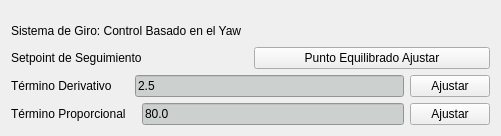
        <widget class="QWidget" name="layoutWidget">
         <property name="geometry">
          <rect>
           <x>650</x>
           <y>20</y>
           <width>501</width>
           <height>113</height>
          </rect>
         </property>
         <layout class="QVBoxLayout" name="verticalLayout_26">
          <item>
           <widget class="QLabel" name="IR_1_label_20">
            <property name="minimumSize">
             <size>
              <width>0</width>
              <height>30</height>
             </size>
            </property>
            <property name="maximumSize">
             <size>
              <width>16777215</width>
              <height>20</height>
             </size>
            </property>
            <property name="text">
             <string>Sistema de Giro: Control Basado en el Yaw</string>
            </property>
           </widget>
          </item>
          <item>
           <layout class="QHBoxLayout" name="horizontalLayout_34">
            <item>
             <widget class="QLabel" name="IR_1_label_21">
              <property name="maximumSize">
               <size>
                <width>16777215</width>
                <height>20</height>
               </size>
              </property>
              <property name="text">
               <string>Setpoint de Seguimiento</string>
              </property>
             </widget>
            </item>
            <item>
             <widget class="QPushButton" name="SP_yaw_pushButton">
              <property name="text">
               <string>Punto Equilibrado Ajustar</string>
              </property>
             </widget>
            </item>
           </layout>
          </item>
          <item>
           <layout class="QHBoxLayout" name="horizontalLayout_35">
            <item>
             <widget class="QLabel" name="IR_1_label_22">
              <property name="maximumSize">
               <size>
                <width>16777215</width>
                <height>20</height>
               </size>
              </property>
              <property name="text">
               <string>Término Derivativo     </string>
              </property>
             </widget>
            </item>
            <item>
             <widget class="QLineEdit" name="Kd_yaw_LineEdit">
              <property name="palette">
               <palette>
                <active>
                 <colorrole role="WindowText">
                  <brush brushstyle="SolidPattern">
                   <color alpha="255">
                    <red>0</red>
                    <green>0</green>
                    <blue>0</blue>
                   </color>
                  </brush>
                 </colorrole>
                 <colorrole role="Button">
                  <brush brushstyle="SolidPattern">
                   <color alpha="255">
                    <red>204</red>
                    <green>208</green>
                    <blue>207</blue>
                   </color>
                  </brush>
                 </colorrole>
                 <colorrole role="Text">
                  <brush brushstyle="SolidPattern">
                   <color alpha="255">
                    <red>0</red>
                    <green>0</green>
                    <blue>0</blue>
                   </color>
                  </brush>
                 </colorrole>
                 <colorrole role="ButtonText">
                  <brush brushstyle="SolidPattern">
                   <color alpha="255">
                    <red>0</red>
                    <green>0</green>
                    <blue>0</blue>
                   </color>
                  </brush>
                 </colorrole>
                 <colorrole role="Base">
                  <brush brushstyle="SolidPattern">
                   <color alpha="255">
                    <red>204</red>
                    <green>208</green>
                    <blue>207</blue>
                   </color>
                  </brush>
                 </colorrole>
                 <colorrole role="Window">
                  <brush brushstyle="SolidPattern">
                   <color alpha="255">
                    <red>204</red>
                    <green>208</green>
                    <blue>207</blue>
                   </color>
                  </brush>
                 </colorrole>
                 <colorrole role="PlaceholderText">
                  <brush brushstyle="SolidPattern">
                   <color alpha="128">
                    <red>0</red>
                    <green>0</green>
                    <blue>0</blue>
                   </color>
                  </brush>
                 </colorrole>
                </active>
                <inactive>
                 <colorrole role="WindowText">
                  <brush brushstyle="SolidPattern">
                   <color alpha="255">
                    <red>0</red>
                    <green>0</green>
                    <blue>0</blue>
                   </color>
                  </brush>
                 </colorrole>
                 <colorrole role="Button">
                  <brush brushstyle="SolidPattern">
                   <color alpha="255">
                    <red>204</red>
                    <green>208</green>
                    <blue>207</blue>
                   </color>
                  </brush>
                 </colorrole>
                 <colorrole role="Text">
                  <brush brushstyle="SolidPattern">
                   <color alpha="255">
                    <red>0</red>
                    <green>0</green>
                    <blue>0</blue>
                   </color>
                  </brush>
                 </colorrole>
                 <colorrole role="ButtonText">
                  <brush brushstyle="SolidPattern">
                   <color alpha="255">
                    <red>0</red>
                    <green>0</green>
                    <blue>0</blue>
                   </color>
                  </brush>
                 </colorrole>
                 <colorrole role="Base">
                  <brush brushstyle="SolidPattern">
                   <color alpha="255">
                    <red>204</red>
                    <green>208</green>
                    <blue>207</blue>
                   </color>
                  </brush>
                 </colorrole>
                 <colorrole role="Window">
                  <brush brushstyle="SolidPattern">
                   <color alpha="255">
                    <red>204</red>
                    <green>208</green>
                    <blue>207</blue>
                   </color>
                  </brush>
                 </colorrole>
                 <colorrole role="PlaceholderText">
                  <brush brushstyle="SolidPattern">
                   <color alpha="128">
                    <red>0</red>
                    <green>0</green>
                    <blue>0</blue>
                   </color>
                  </brush>
                 </colorrole>
                </inactive>
                <disabled>
                 <colorrole role="WindowText">
                  <brush brushstyle="SolidPattern">
                   <color alpha="255">
                    <red>0</red>
                    <green>0</green>
                    <blue>0</blue>
                   </color>
                  </brush>
                 </colorrole>
                 <colorrole role="Button">
                  <brush brushstyle="SolidPattern">
                   <color alpha="255">
                    <red>204</red>
                    <green>208</green>
                    <blue>207</blue>
                   </color>
                  </brush>
                 </colorrole>
                 <colorrole role="Text">
                  <brush brushstyle="SolidPattern">
                   <color alpha="255">
                    <red>0</red>
                    <green>0</green>
                    <blue>0</blue>
                   </color>
                  </brush>
                 </colorrole>
                 <colorrole role="ButtonText">
                  <brush brushstyle="SolidPattern">
                   <color alpha="255">
                    <red>0</red>
                    <green>0</green>
                    <blue>0</blue>
                   </color>
                  </brush>
                 </colorrole>
                 <colorrole role="Base">
                  <brush brushstyle="SolidPattern">
                   <color alpha="255">
                    <red>204</red>
                    <green>208</green>
                    <blue>207</blue>
                   </color>
                  </brush>
                 </colorrole>
                 <colorrole role="Window">
                  <brush brushstyle="SolidPattern">
                   <color alpha="255">
                    <red>204</red>
                    <green>208</green>
                    <blue>207</blue>
                   </color>
                  </brush>
                 </colorrole>
                 <colorrole role="PlaceholderText">
                  <brush brushstyle="SolidPattern">
                   <color alpha="128">
                    <red>0</red>
                    <green>0</green>
                    <blue>0</blue>
                   </color>
                  </brush>
                 </colorrole>
                </disabled>
               </palette>
              </property>
              <property name="text">
               <string>2.5</string>
              </property>
             </widget>
            </item>
            <item>
             <widget class="QPushButton" name="Kd_yaw_pushButton">
              <property name="text">
               <string>Ajustar</string>
              </property>
             </widget>
            </item>
           </layout>
          </item>
          <item>
           <layout class="QHBoxLayout" name="horizontalLayout_8">
            <item>
             <widget class="QLabel" name="IR_1_label_23">
              <property name="maximumSize">
               <size>
                <width>16777215</width>
                <height>20</height>
               </size>
              </property>
              <property name="text">
               <string>Término Proporcional   </string>
              </property>
             </widget>
            </item>
            <item>
             <widget class="QLineEdit" name="Kp_yaw_LineEdit">
              <property name="palette">
               <palette>
                <active>
                 <colorrole role="WindowText">
                  <brush brushstyle="SolidPattern">
                   <color alpha="255">
                    <red>0</red>
                    <green>0</green>
                    <blue>0</blue>
                   </color>
                  </brush>
                 </colorrole>
                 <colorrole role="Button">
                  <brush brushstyle="SolidPattern">
                   <color alpha="255">
                    <red>204</red>
                    <green>208</green>
                    <blue>207</blue>
                   </color>
                  </brush>
                 </colorrole>
                 <colorrole role="Text">
                  <brush brushstyle="SolidPattern">
                   <color alpha="255">
                    <red>0</red>
                    <green>0</green>
                    <blue>0</blue>
                   </color>
                  </brush>
                 </colorrole>
                 <colorrole role="ButtonText">
                  <brush brushstyle="SolidPattern">
                   <color alpha="255">
                    <red>0</red>
                    <green>0</green>
                    <blue>0</blue>
                   </color>
                  </brush>
                 </colorrole>
                 <colorrole role="Base">
                  <brush brushstyle="SolidPattern">
                   <color alpha="255">
                    <red>204</red>
                    <green>208</green>
                    <blue>207</blue>
                   </color>
                  </brush>
                 </colorrole>
                 <colorrole role="Window">
                  <brush brushstyle="SolidPattern">
                   <color alpha="255">
                    <red>204</red>
                    <green>208</green>
                    <blue>207</blue>
                   </color>
                  </brush>
                 </colorrole>
                 <colorrole role="PlaceholderText">
                  <brush brushstyle="SolidPattern">
                   <color alpha="128">
                    <red>0</red>
                    <green>0</green>
                    <blue>0</blue>
                   </color>
                  </brush>
                 </colorrole>
                </active>
                <inactive>
                 <colorrole role="WindowText">
                  <brush brushstyle="SolidPattern">
                   <color alpha="255">
                    <red>0</red>
                    <green>0</green>
                    <blue>0</blue>
                   </color>
                  </brush>
                 </colorrole>
                 <colorrole role="Button">
                  <brush brushstyle="SolidPattern">
                   <color alpha="255">
                    <red>204</red>
                    <green>208</green>
                    <blue>207</blue>
                   </color>
                  </brush>
                 </colorrole>
                 <colorrole role="Text">
                  <brush brushstyle="SolidPattern">
                   <color alpha="255">
                    <red>0</red>
                    <green>0</green>
                    <blue>0</blue>
                   </color>
                  </brush>
                 </colorrole>
                 <colorrole role="ButtonText">
                  <brush brushstyle="SolidPattern">
                   <color alpha="255">
                    <red>0</red>
                    <green>0</green>
                    <blue>0</blue>
                   </color>
                  </brush>
                 </colorrole>
                 <colorrole role="Base">
                  <brush brushstyle="SolidPattern">
                   <color alpha="255">
                    <red>204</red>
                    <green>208</green>
                    <blue>207</blue>
                   </color>
                  </brush>
                 </colorrole>
                 <colorrole role="Window">
                  <brush brushstyle="SolidPattern">
                   <color alpha="255">
                    <red>204</red>
                    <green>208</green>
                    <blue>207</blue>
                   </color>
                  </brush>
                 </colorrole>
                 <colorrole role="PlaceholderText">
                  <brush brushstyle="SolidPattern">
                   <color alpha="128">
                    <red>0</red>
                    <green>0</green>
                    <blue>0</blue>
                   </color>
                  </brush>
                 </colorrole>
                </inactive>
                <disabled>
                 <colorrole role="WindowText">
                  <brush brushstyle="SolidPattern">
                   <color alpha="255">
                    <red>0</red>
                    <green>0</green>
                    <blue>0</blue>
                   </color>
                  </brush>
                 </colorrole>
                 <colorrole role="Button">
                  <brush brushstyle="SolidPattern">
                   <color alpha="255">
                    <red>204</red>
                    <green>208</green>
                    <blue>207</blue>
                   </color>
                  </brush>
                 </colorrole>
                 <colorrole role="Text">
                  <brush brushstyle="SolidPattern">
                   <color alpha="255">
                    <red>0</red>
                    <green>0</green>
                    <blue>0</blue>
                   </color>
                  </brush>
                 </colorrole>
                 <colorrole role="ButtonText">
                  <brush brushstyle="SolidPattern">
                   <color alpha="255">
                    <red>0</red>
                    <green>0</green>
                    <blue>0</blue>
                   </color>
                  </brush>
                 </colorrole>
                 <colorrole role="Base">
                  <brush brushstyle="SolidPattern">
                   <color alpha="255">
                    <red>204</red>
                    <green>208</green>
                    <blue>207</blue>
                   </color>
                  </brush>
                 </colorrole>
                 <colorrole role="Window">
                  <brush brushstyle="SolidPattern">
                   <color alpha="255">
                    <red>204</red>
                    <green>208</green>
                    <blue>207</blue>
                   </color>
                  </brush>
                 </colorrole>
                 <colorrole role="PlaceholderText">
                  <brush brushstyle="SolidPattern">
                   <color alpha="128">
                    <red>0</red>
                    <green>0</green>
                    <blue>0</blue>
                   </color>
                  </brush>
                 </colorrole>
                </disabled>
               </palette>
              </property>
              <property name="text">
               <string>80.0</string>
              </property>
             </widget>
            </item>
            <item>
             <widget class="QPushButton" name="Kp_yaw_pushButton">
              <property name="text">
               <string>Ajustar</string>
              </property>
             </widget>
            </item>
           </layout>
          </item>
         </layout>
        </widget>
